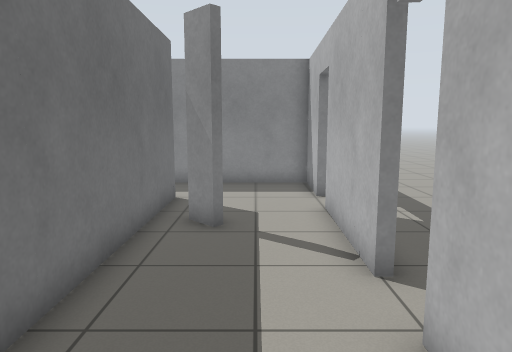
view 1 (above)

17 first-person views from a walk through a Gazebo world. The camera is 1.2 m above the floor, tilts 8° down and sees 70° across. The floor is counted in squares, 0.5 m on a side. Each view is taken from the middle of a square. On the plan, view 1 faces up. The plan holds only what a view shows up to about 20 squares ahead; the rest is blank. The place goes on beyond the plan. Gazebo's built-in surfaces are drawn with simple patterns.

view 2
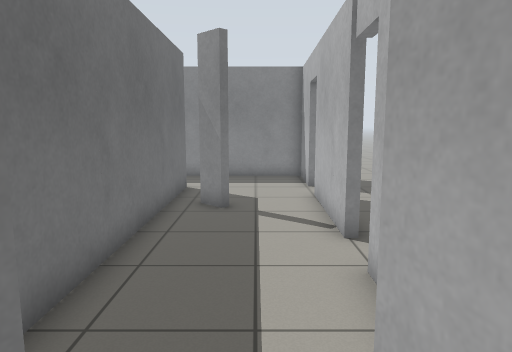

view 3
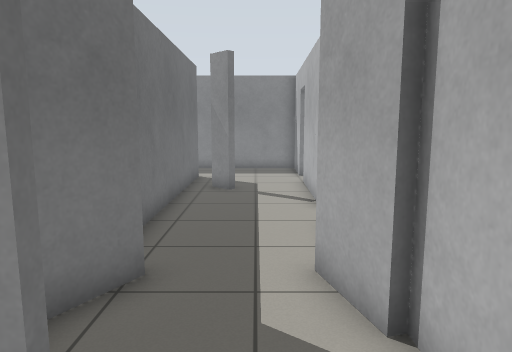

view 4
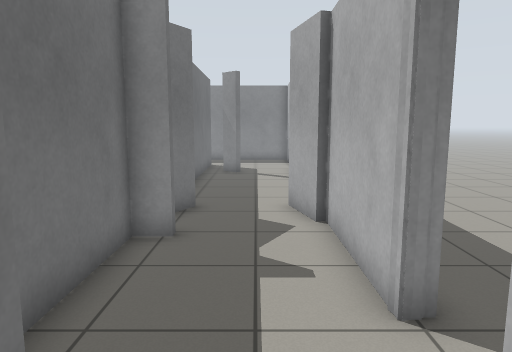

view 5
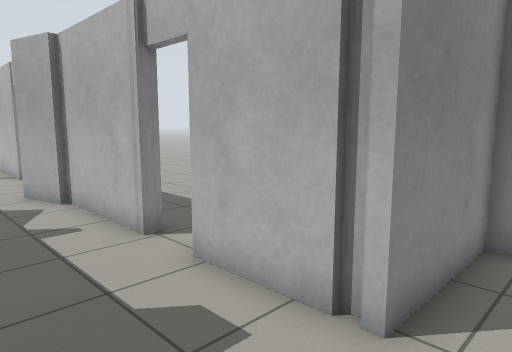

view 6
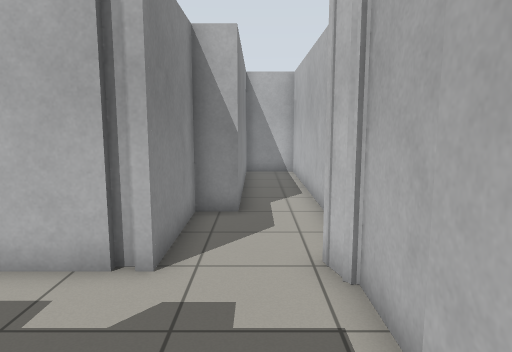

view 7
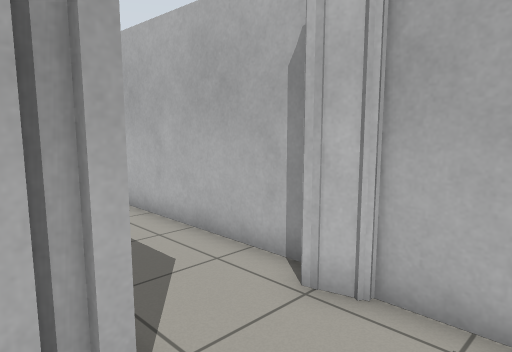

view 8
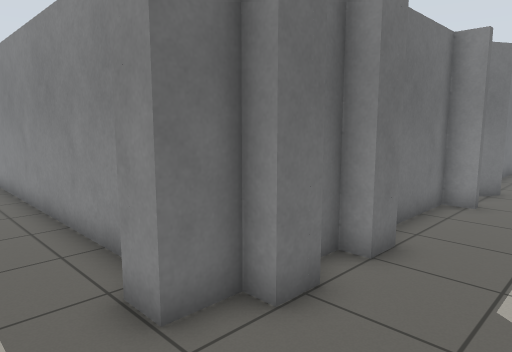

view 9
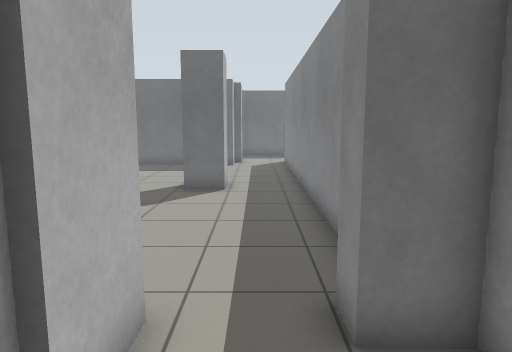

view 10
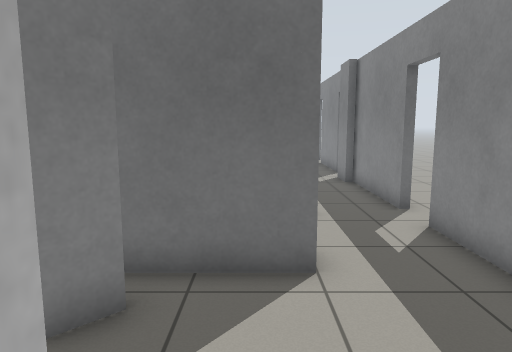

view 11
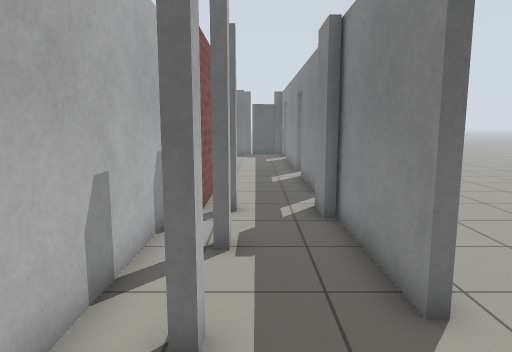

view 12
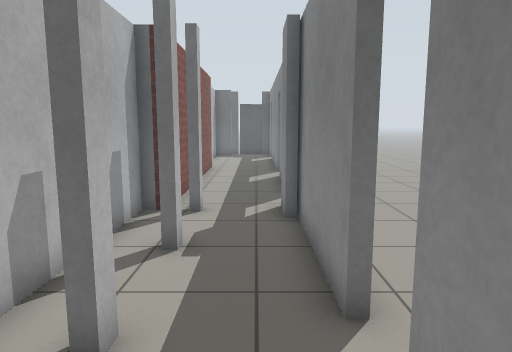

view 13
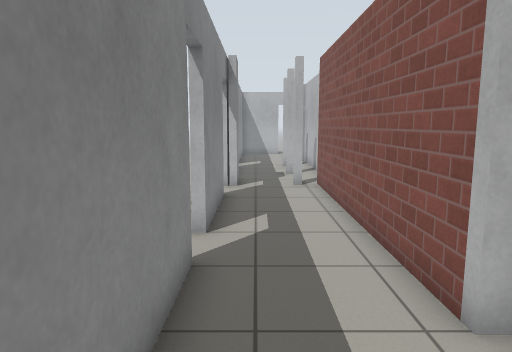

view 14
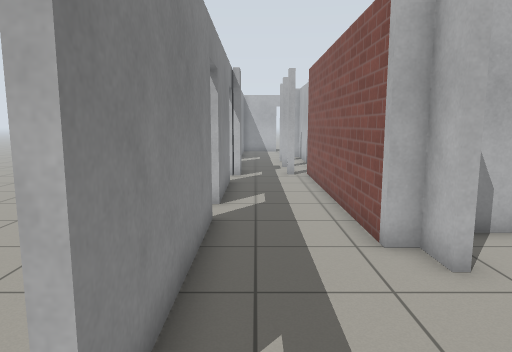

view 15
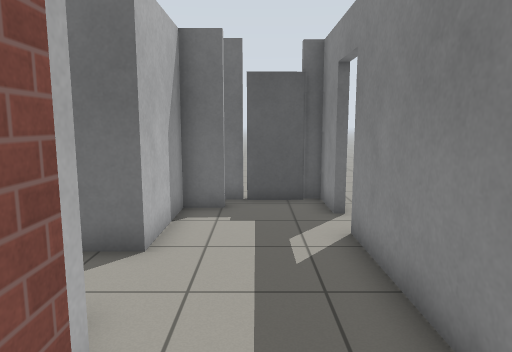

view 16
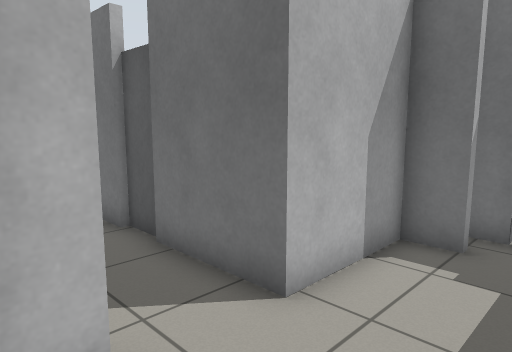

view 17
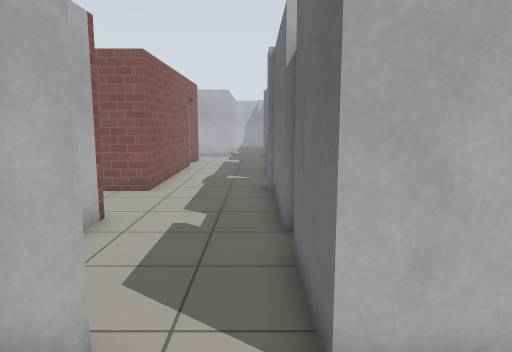

### Floor plan
Points are (right, up) in squares from view 1. A wall is a line through its corners. A room is listed if a view was taken in it or the views show most of it. See-through windows are left out.
Room 1 (views 1, 2, 3, 4, 5, 7, 8, 9)
walls: (-2, -7) (-2, -8.1) (-2.7, -8.1) (-2.7, -8.7); (-2, -9.5) (-2, -10.6) (-2.7, -10.6) (-2.7, -11.9) (-3.7, -11.9); (1.8, -5.8) (1.8, -1); (1.8, -10.6) (1.8, -7.5); (1.9, -11.1) (1.9, -10.5); (-1.7, -2.3) (-2.7, -2.3) (-2.7, -6.1); (1.1, -14.5) (2.2, -14.2); (-1.2, -14.6) (1.3, -14.6); (1.5, -1.2) (1, 0.9); (-3.2, -14.4) (-1.1, -14.4); (2.8, -14.9) (7.5, -14.9); (7.5, -12.5) (5.9, -12.5) (5.9, -11.3) (1.6, -11.3); (-1.7, 0.7) (-2.6, -0.8)
ways out: opening at (-4, -13) to room 2; open door at (2, -6.5) to room 3; opening at (0, 1.7) to room 5
Room 2 (view 6)
walls: (-5.2, -11.3) (-14.4, -11.2); (-14, -14.4) (-12.4, -14.4) (-12.4, -15.7)
ways out: opening at (-4, -13) to room 1; opening at (-13.5, -12.5)
Room 3 (view 10)
walls: (2.4, -5.6) (1.8, -5.8)
ways out: open door at (2, -6.5) to room 1; open door at (-29.5, 15) to room 4; open door at (-21, 15) to room 4; open door at (-14.5, 15) to room 4; open door at (-6.5, 15) to room 4; open door at (2, 11.5) to room 4; open door at (2, 4.5) to room 5
Room 4 (views 11, 12, 13, 14, 15, 16, 17)
walls: (-15.5, 15.1) (-20.1, 15.1); (-13.1, 10.8) (-5.9, 10.8); (-12.1, 14.8) (-13.7, 14.8); (-21.9, 15.1) (-28.9, 15.1); (-7.3, 15.1) (-13.9, 15.1); (-7, 12.4) (-6.4, 12.4) (-6.4, 12); (-24.1, 11.5) (-13.1, 11.5); (-25.3, 10.8) (-24.1, 10.8); (-2.7, 12) (-2.7, 9); (-30.7, 15.1) (-32.9, 15.1); (-31.4, 12.1) (-31.4, 10.8) (-27.7, 10.8); (1.8, 12.1) (1.8, 15.1); (1.8, 9.5) (1.8, 10.5); (2.2, 15.1) (-5.5, 15.1)
ways out: open door at (-29.5, 15) to room 3; open door at (-21, 15) to room 3; open door at (-14.5, 15) to room 3; open door at (-6.5, 15) to room 3; open door at (2, 11.5) to room 3; opening at (0.5, 9) to room 5; gap at (-2, 9) to room 5; opening at (-26.5, 10.5)
objects: door leaf (-33, 13) to (-33, 14)
Room 5 (no view inside)
walls: (1.8, 5.5) (1.8, 9.5); (-1.5, 9.3) (-0.8, 8.6) (-1, 8.4) (-1.7, 9.1); (-2.7, 9) (-2.7, 1.9); (1.8, 2.4) (1.8, 3.8)
ways out: opening at (0, 1.7) to room 1; open door at (2, 4.5) to room 3; opening at (0.5, 9) to room 4; gap at (-2, 9) to room 4

Positions as (right, up) in squares from view 1, and headings:
1: (0, 0), facing up
2: (0, -2), facing up
3: (0, -5), facing up
4: (0, -10), facing up
5: (-2, -13), facing up-right
6: (-4, -13), facing right
7: (-1, -10), facing down-right
8: (1, -14), facing up-left
9: (1, -13), facing left
10: (3, 11), facing left
11: (-3, 13), facing left
12: (-3, 14), facing left
13: (-28, 14), facing right
14: (-31, 14), facing right
15: (-21, 13), facing left
16: (-24, 14), facing down-left
17: (-27, 14), facing down
